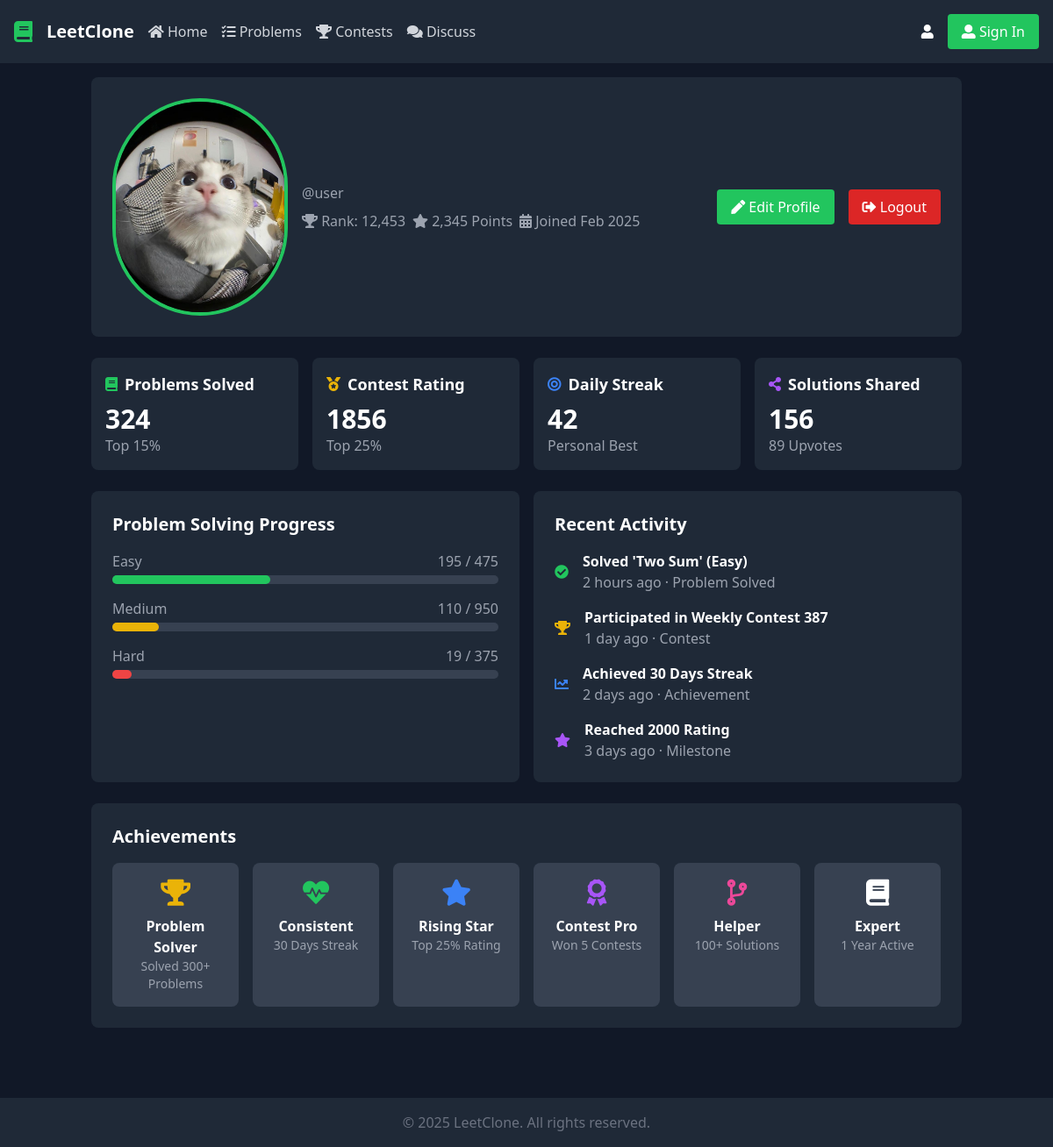
The app's page /users/profile/ (signed in) with its own data.
### users/models.py (models this page shows, shortened)
class Profile(models.Model):
    user = models.OneToOneField(CustomUser, on_delete=models.CASCADE)
    bio = models.TextField(max_length=500, blank=True)
    location = models.CharField(max_length=100, blank=True)
    website = models.URLField(blank=True)
    profile_picture = models.ImageField(
        upload_to=user_profile_picture_path,
        default='profile_pictures/default.jpeg'  # Explicit .jpeg extension
    )
    problems_solved = models.PositiveIntegerField(default=0)
    streak = models.PositiveIntegerField(default=0)  # Daily coding streak
    max_streak = models.PositiveIntegerField(default=0)  # Highest streak achieved
    rating = models.PositiveIntegerField(default=1500)  # ELO-like rating
    easy_solved = models.PositiveIntegerField(default=0)
    medium_solved = models.PositiveIntegerField(default=0)
    hard_solved = models.PositiveIntegerField(default=0)

class CustomUser(AbstractUser):
    pass

### users/views.py (the view)
# urls.py: path('profile/', profile, name='profile'),
@login_required
def profile(request):
    user = request.user
    profile = user.profile
    context = {
        'user': user,
        'profile': profile,
        'problems_solved': profile.problems_solved,
        'streak': profile.streak,
        'max_streak': profile.max_streak,
        'rating': profile.rating,
        'easy_solved': profile.easy_solved,
        'medium_solved': profile.medium_solved,
        'hard_solved': profile.hard_solved,
    }
    return render(request, 'profile.html', context)

### templates/profile.html (shortened to what this page needs)
<!DOCTYPE html>
<html lang="en">
<head>
    <script src="https://cdn.tailwindcss.com"></script>
    <link href="https://cdnjs.cloudflare.com/ajax/libs/font-awesome/5.15.3/css/all.min.css" rel="stylesheet"/>
</head>
<body class="bg-gray-900 text-white">
    <nav class="bg-gray-800 p-4 flex justify-between items-center">
        <div class="flex items-center space-x-4">
            <i class="fas fa-book text-green-500 text-2xl"></i>
            <a href="{% url 'homepage' %}" class="ml-2 text-xl font-bold">LeetClone</a>
            <a href="{% url 'homepage' %}" class="text-gray-300 hover:text-white">
                <i class="fas fa-home">
                </i>
                Home</a>
            <a href="{% url 'problem_list' %}" class="text-gray-300 hover:text-white">
                <i class="fas fa-tasks">
                </i>
                Problems</a>
            <a href="{% url 'contests' %}" class="text-gray-300 hover:text-white">
                <i class="fas fa-trophy">
                </i>
                Contests</a>
            <a href="{% url 'discuss' %}" class="text-gray-300 hover:text-white">
                <i class="fas fa-comments">
                </i>
                Discuss</a>
        </div>
        <div class="flex items-center space-x-4">
            <a href="{% url 'profile' %}" >
             <i class="fas fa-user">
             </i>
            </a>
            <a href="{% url 'login' %}" class="bg-green-500 text-white px-4 py-2 rounded">
              <i class="fas fa-user-alt"></i>
           Sign In
          </a>
           </div>
    </nav>
    <div class="max-w-5xl mx-auto p-4">
      <div class="bg-gray-800 p-6 rounded-lg flex flex-col md:flex-row items-center justify-between">
       <div class="flex items-center space-x-4">
        <img alt="Profile picture of {{ user.get_full_name }}" class="rounded-full border-4 border-green-500 mx-auto" height="200" src="{{ profile.profile_picture.url }}" width="200"/>
        <div>
         <p class="text-gray-400">
          @{{ user.username }}
         </p>
         <div class="flex items-center space-x-2 text-gray-400 mt-2">
          <span>
           <i class="fas fa-trophy">
           </i>
           Rank: 12,453
          </span>
          <span>
           <i class="fas fa-star">
           </i>
           2,345 Points
          </span>
          <span>
           <i class="fas fa-calendar-alt">
           </i>
           Joined {{ user.date_joined|date:"M Y" }}
          </span>
         </div>
        </div>
       </div>
       <div class="flex space-x-4 mt-4 md:mt-0">
        <a href="{% url 'editprofile' %}" class="bg-green-500 text-white px-4 py-2 rounded">
          <i class="fas fa-pen"></i>
          Edit Profile</a>
        <a href="{% url 'logout' %}" class="bg-red-600 text-white px-4 py-2 rounded">
          <i class="fas fa-sign-out-alt"></i>
        Logout
       </a>
    </div>
      </div>
      <div class="grid grid-cols-1 md:grid-cols-2 lg:grid-cols-4 gap-4 mt-6">
       <div class="bg-gray-800 p-4 rounded-lg">
        <div class="flex items-center space-x-2">
         <i class="fas fa-book text-green-500">
         </i>
         <span class="text-lg font-bold">
          Problems Solved
         </span>
        </div>
        <p class="text-3xl font-bold mt-2">
         324
        </p>
        <p class="text-gray-400">
         Top 15%
        </p>
       </div>
       <div class="bg-gray-800 p-4 rounded-lg">
        <div class="flex items-center space-x-2">
         <i class="fas fa-medal text-yellow-500">
         </i>
         <span class="text-lg font-bold">
          Contest Rating
         </span>
        </div>
        <p class="text-3xl font-bold mt-2">
         1856
        </p>
        <p class="text-gray-400">
         Top 25%
        </p>
       </div>
       <div class="bg-gray-800 p-4 rounded-lg">
        <div class="flex items-center space-x-2">
         <i class="fas fa-bullseye text-blue-500">
         </i>
         <span class="text-lg font-bold">
          Daily Streak
         </span>
        </div>
        <p class="text-3xl font-bold mt-2">
         42
        </p>
        <p class="text-gray-400">
         Personal Best
        </p>
       </div>
       <div class="bg-gray-800 p-4 rounded-lg">
        <div class="flex items-center space-x-2">
         <i class="fas fa-share-alt text-purple-500">
         </i>
         <span class="text-lg font-bold">
          Solutions Shared
         </span>
        </div>
        <p class="text-3xl font-bold mt-2">
         156
        </p>
        <p class="text-gray-400">
         89 Upvotes
        </p>
       </div>
      </div>
      <div class="grid grid-cols-1 lg:grid-cols-2 gap-4 mt-6">
       <div class="bg-gray-800 p-6 rounded-lg">
        <h2 class="text-xl font-bold">
         Problem Solving Progress
        </h2>
        <div class="mt-4">
         <div class="flex justify-between text-gray-400">
          <span>
           Easy
          </span>
          <span>
           195 / 475
          </span>
         </div>
         <div class="w-full bg-gray-700 rounded-full h-2.5 mt-1">
          <div class="bg-green-500 h-2.5 rounded-full" style="width: 41%;">
          </div>
         </div>
        </div>
        <div class="mt-4">
         <div class="flex justify-between text-gray-400">
          <span>
           Medium
          </span>
          <span>
           110 / 950
          </span>
         </div>
         <div class="w-full bg-gray-700 rounded-full h-2.5 mt-1">
          <div class="bg-yellow-500 h-2.5 rounded-full" style="width: 12%;">
          </div>
         </div>
        </div>
        <div class="mt-4">
         <div class="flex justify-between text-gray-400">
          <span>
           Hard
          </span>
          <span>
           19 / 375
          </span>
         </div>
         <div class="w-full bg-gray-700 rounded-full h-2.5 mt-1">
          <div class="bg-red-500 h-2.5 rounded-full" style="width: 5%;">
          </div>
         </div>
        </div>
       </div>
       <div class="bg-gray-800 p-6 rounded-lg lg:mt-0 mt-6">
        <h2 class="text-xl font-bold">
         Recent Activity
        </h2>
        <ul class="mt-4 space-y-4">
         <li class="flex items-center space-x-4">
          <i class="fas fa-check-circle text-green-500">
          </i>
          <div>
           <p class="font-bold">
            Solved 'Two Sum' (Easy)
           </p>
           <p class="text-gray-400">
            2 hours ago · Problem Solved
           </p>
          </div>
         </li>
         <li class="flex items-center space-x-4">
          <i class="fas fa-trophy text-yellow-500">
          </i>
          <div>
           <p class="font-bold">
            Participated in Weekly Contest 387
           </p>
           <p class="text-gray-400">
            1 day ago · Contest
           </p>
          </div>
         </li>
         <li class="flex items-center space-x-4">
          <i class="fas fa-chart-line text-blue-500">
          </i>
          <div>
           <p class="font-bold">
            Achieved 30 Days Streak
           </p>
           <p class="text-gray-400">
            2 days ago · Achievement
           </p>
          </div>
         </li>
         <li class="flex items-center space-x-4">
          <i class="fas fa-star text-purple-500">
          </i>
          <div>
           <p class="font-bold">
            Reached 2000 Rating
           </p>
           <p class="text-gray-400">
            3 days ago · Milestone
           </p>
          </div>
         </li>
        </ul>
       </div>
      </div>
      <div class="bg-gray-800 rounded-lg p-6 mt-6">
       <h2 class="text-xl font-semibold mb-4">
        Achievements
       </h2>
       <div class="grid grid-cols-1 sm:grid-cols-2 md:grid-cols-3 lg:grid-cols-6 gap-4">
        <div class="bg-gray-700 rounded-lg p-4 text-center">
         <div class="text-3xl mb-2">
          <i class="fas fa-trophy text-yellow-500">
          </i>
         </div>
         <h3 class="text-md font-semibold">
          Problem Solver
         </h3>
         <p class="text-gray-400 text-sm">
          Solved 300+ Problems
         </p>
        </div>
        <div class="bg-gray-700 rounded-lg p-4 text-center">
         <div class="text-3xl mb-2">
          <i class="fas fa-heartbeat text-green-500">
          </i>
         </div>
         <h3 class="text-md font-semibold">
          Consistent
         </h3>
         <p class="text-gray-400 text-sm">
          30 Days Streak
         </p>
        </div>
        <div class="bg-gray-700 rounded-lg p-4 text-center">
         <div class="text-3xl mb-2">
          <i class="fas fa-star text-blue-500">
          </i>
         </div>
         <h3 class="text-md font-semibold">
          Rising Star
         </h3>
         <p class="text-gray-400 text-sm">
          Top 25% Rating
         </p>
        </div>
        <div class="bg-gray-700 rounded-lg p-4 text-center">
         <div class="text-3xl mb-2">
          <i class="fas fa-award text-purple-500">
          </i>
         </div>
         <h3 class="text-md font-semibold">
          Contest Pro
         </h3>
         <p class="text-gray-400 text-sm">
          Won 5 Contests
         </p>
        </div>
        <div class="bg-gray-700 rounded-lg p-4 text-center">
         <div class="text-3xl mb-2">
          <i class="fas fa-code-branch text-pink-500">
          </i>
         </div>
         <h3 class="text-md font-semibold">
          Helper
         </h3>
         <p class="text-gray-400 text-sm">
          100+ Solutions
         </p>
        </div>
        <div class="bg-gray-700 rounded-lg p-4 text-center">
         <div class="text-3xl mb-2">
          <i class="fas fa-book text-brown-500">
          </i>
         </div>
         <h3 class="text-md font-semibold">
          Expert
         </h3>
         <p class="text-gray-400 text-sm">
          1 Year Active
         </p>
        </div>
       </div>
      </div>
     </div>
  <footer class="bg-gray-800 text-center py-4 mt-16">
    <p class="text-gray-500">
     © 2025 LeetClone. All rights reserved.
    </p>
   </footer>
  </body>
  </html>

### records on screen
Profile: profile_picture (placeholder picture)
CustomUser: username "user", date_joined "Feb 2025"
